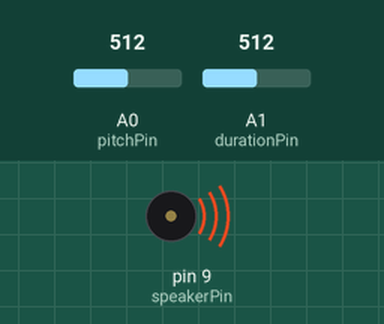
Bench run of a sketch on a simulated Arduino Uno, built with avr-gcc and run on an emulated ATmega328P. Parts: buzzer (waves = sounding). The test bench sets the inputs (shaded band); at power-on: A1 (durationPin) = 512, A0 (pitchPin) = 512.

Above: at 1.3 s.
1.4 s: A1 (durationPin) set to 1023
4.5 s: A1 (durationPin) set to 306
Timing chart, 0 to 7.5 s (numbered marks = the images above; inputs shaded):
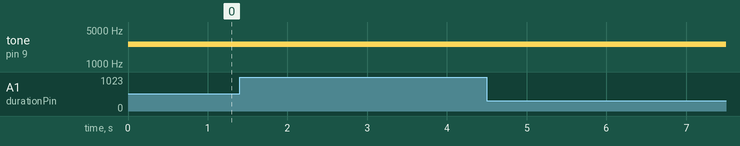

The sketch:

Buzzer_with_Arduino_Code1.ino
```cpp
/*
      Buzzer with Arduino Code 1
      For more details, visit: https://techzeero.com/arduino-tutorials/buzzer-with-arduino/
*/

int speakerPin = 9; //speaker to pin 9
int pitchPin = 0; //input that determines frequency of tone
int durationPin = 1;  //input that will determine the duration of the tone

void setup()
{
}
void loop()
{
  int sensorReading0 = analogRead(pitchPin);
  int sensorReading1 = analogRead(durationPin);

  //map the analog reading to a meaningful range
  int frequency = map(sensorReading0, 0, 1023, 100, 5000);
  int duration = map(sensorReading1, 0, 1023, 100, 1000);
  tone(speakerPin, frequency, duration);
  delay(duration);
}
```
